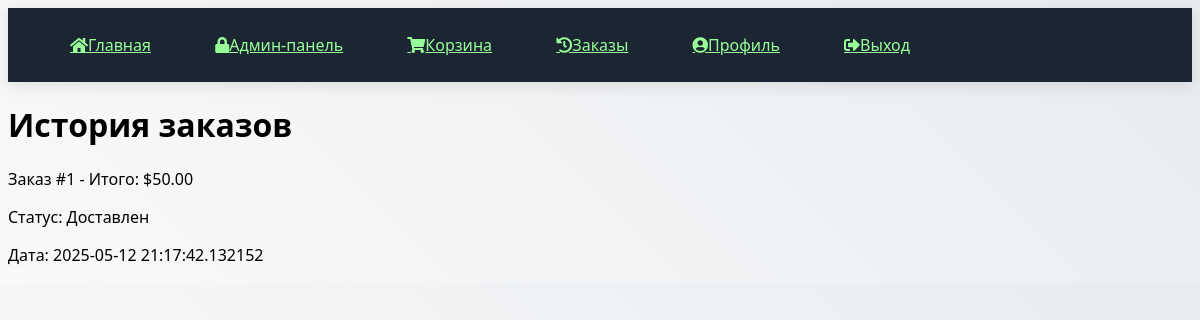
Page /order_history (signed in) on the committed database.
### models.py (models this page shows)
class Order(db.Model):
    id = db.Column(db.Integer, primary_key=True)
    user_id = db.Column(db.Integer, db.ForeignKey('user.id'))
    total = db.Column(db.Float)
    status = db.Column(db.String(20), default='pending')
    created_at = db.Column(db.DateTime, default=datetime.now)
    address = db.Column(db.Text)

### app.py (the view)
@app.route('/order_history')
@login_required
def order_history():
    orders = Order.query.filter_by(user_id=current_user.id).all()
    return render_template('order_history.html', orders=orders)

### app.py (called while the page is built)
@login_manager.user_loader
def load_user(user_id):
    return User.query.get(int(user_id))

### templates/order_history.html
{% extends "base.html" %}
{% block content %}
    <h1>История заказов</h1>
    {% if orders %}
        <div class="orders">
            {% for order in orders %}
                <div class="order">
                    <p>Заказ #{{ order.id }} - Итого: ${{ "%.2f"|format(order.total) }}</p>
                    <p>Статус: {{ order.status }}</p>
                    <p>Дата: {{ order.created_at }}</p>
                </div>
            {% endfor %}
        </div>
    {% else %}
        <p>Заказов еще не было.</p>
    {% endif %}
{% endblock %}

### static/style.css (style rules this page uses)
:root { --primary: #42314b; --secondary: #00fcfc; --accent: #f87858; --dark: #1b2632; }
body { background: linear-gradient(45deg, #f8f9fa, #e9ecef); font-family: 'Segoe UI', system-ui, -apple-system; }

### rows in the picture
Order: id "1", total "50.00", status "Доставлен", created_at "2025-05-12 21:17:42.132152"
